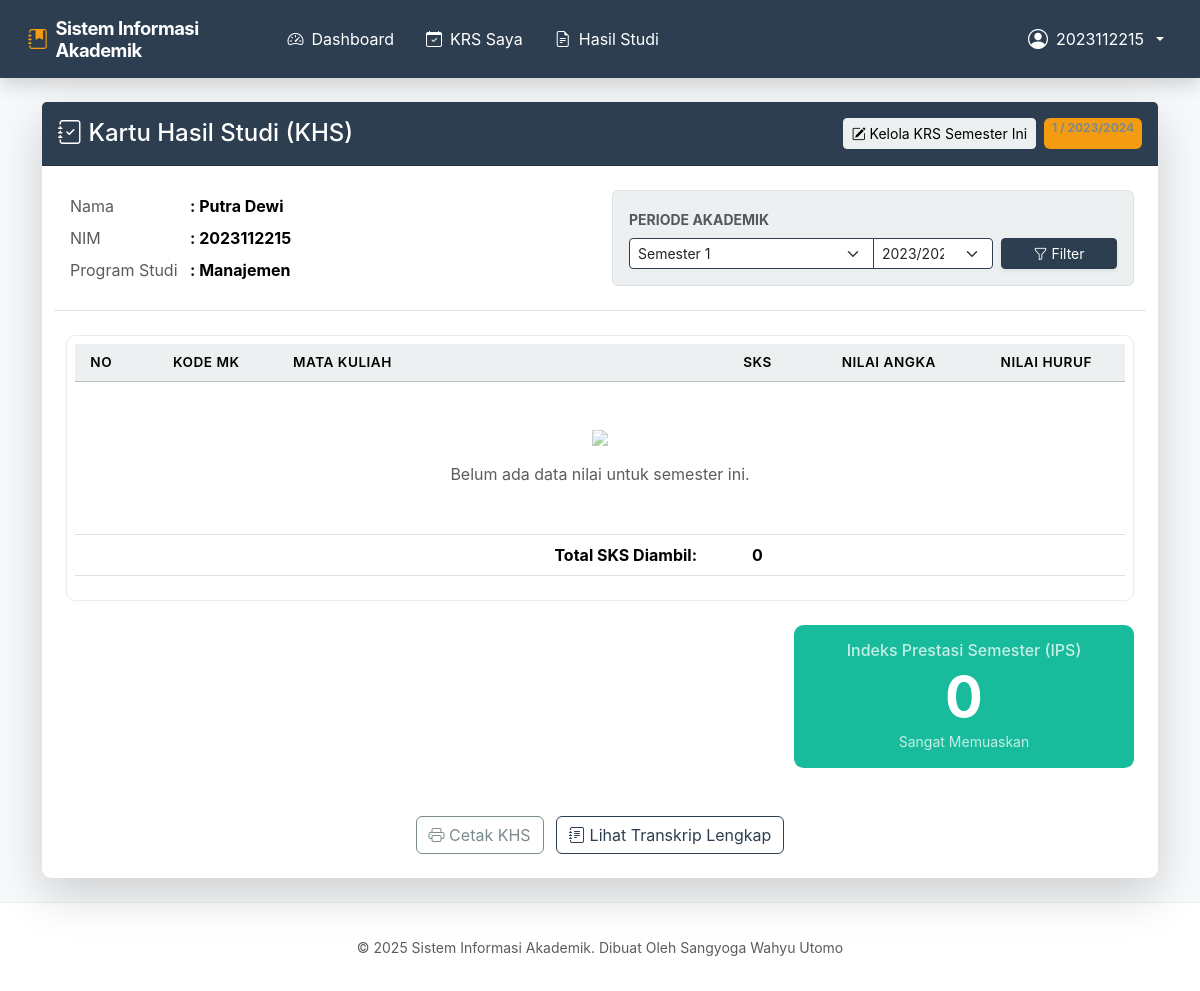
The app's page /mahasiswa/khs (signed in) with its own data.
### tables this page shows
CREATE TABLE tbMahasiswa (
            nim TEXT PRIMARY KEY, 
            nama TEXT NOT NULL, 
            alamat TEXT,
            prodi TEXT,
            fakultas TEXT
        , telepon TEXT);

### routes/mahasiswa.py (the view)
@mahasiswa_bp.route('/mahasiswa/khs')
def lihat_khs():
    if not session.get('logged_in'):
        return redirect(url_for('auth.login'))
    conn = get_db()
    if session.get('role') in ['Admin Sistem', 'Dosen']:
        nim = request.args.get('nim')
        if not nim:
            flash('NIM harus ditentukan.', 'warning')
            return redirect(url_for('general.index'))
    else:
        nim = session.get('username')
    semester = request.args.get('semester', 1, type=int)
    tahun = request.args.get('tahun', '2023/2024')
    data_khs = repo.ambil_khs(conn, nim, semester, tahun)
    mahasiswa = repo.cari_by_nim(conn, nim)
    total_sks = 0
    total_bobot = 0
    bobot_map = {'A': 4, 'B': 3, 'C': 2, 'D': 1, 'E': 0}
    for mk in data_khs:
        if mk['nilai_huruf']:
            sks = mk['sks']
            bobot = bobot_map.get(mk['nilai_huruf'], 0)
            total_sks += sks
            total_bobot += (sks * bobot)
    ips = 0 if total_sks == 0 else round(total_bobot / total_sks, 2)
    return render_template('khs.html',
                           mahasiswa=mahasiswa,
                           data=data_khs,
                           semester=semester,
                           tahun=tahun,
                           ips=ips)

### app.py (called while the page is built, shortened)
@app.context_processor
def inject_totals():
    return dict(nav_total_pending=0)

@app.teardown_appcontext
def close_connection(exception):
    repo.close_connection(exception)

### repository.py (called while the page is built)
def get_db():
    db = getattr(g, '_database', None)
    if db is None:
        db = g._database = sqlite3.connect(DATABASE_NAME)
        db.row_factory = sqlite3.Row
    return db

def close_connection(exception):
    db = getattr(g, '_database', None)
    if db is not None:
        db.close()

def cari_by_nim(conn, nim):
    cursor = conn.cursor()
    cursor.execute("SELECT * FROM tbMahasiswa WHERE nim=?", (nim,))
    return cursor.fetchone()

def ambil_khs(conn, nim, semester, tahun_ajaran):
    return ambil_krs_mahasiswa(conn, nim, semester, tahun_ajaran)

def ambil_krs_mahasiswa(conn, nim, semester, tahun_ajaran):
    cursor = conn.cursor()
    query = """
        SELECT k.id, k.nim, k.kode_matkul, k.semester, k.tahun_ajaran,
               m.nama_matkul, m.sks, k.nilai_angka, k.nilai_huruf
        FROM tbKRS k
        JOIN tbMatakuliah m ON k.kode_matkul = m.kode_matkul
        WHERE k.nim = ? AND k.semester = ? AND k.tahun_ajaran = ?
    """
    cursor.execute(query, (nim, semester, tahun_ajaran))
    return cursor.fetchall()

### routes/general.py (called while the page is built)
def get_db():
    return repo.get_db()

### templates/khs.html (shortened to what this page needs)
{% extends 'base.html' %}
{% block content %}
<div class="row">
    <div class="col-md-12">
        <div class="card shadow-lg border-0">
            <div class="card-header bg-primary text-white py-3">
                <div class="d-flex justify-content-between align-items-center">
                    <h4 class="mb-0"><i class="bi bi-journal-check"></i> Kartu Hasil Studi (KHS)</h4>
                    <div class="d-flex gap-2">
                        <a href="{{ url_for('mahasiswa.manage_krs', nim=mahasiswa['nim'], semester=semester, tahun_ajaran=tahun) }}"
                            class="btn btn-sm btn-light no-print">
                            <i class="bi bi-pencil-square"></i> Kelola KRS Semester Ini
                        </a>
                        <span class="badge bg-warning text-dark">{{ semester }} / {{ tahun }}</span>
                    </div>
                </div>
            </div>
            <div class="card-body p-4">
                <div class="row mb-4 border-bottom pb-4">
                    <div class="col-md-6">
                        <table class="table table-sm table-borderless mb-0">
                            <tr>
                                <td width="120" class="text-muted">Nama</td>
                                <td class="fw-bold">: {{ mahasiswa['nama'] }}</td>
                            </tr>
                            <tr>
                                <td class="text-muted">NIM</td>
                                <td class="fw-bold">: {{ mahasiswa['nim'] }}</td>
                            </tr>
                            <tr>
                                <td class="text-muted">Program Studi</td>
                                <td class="fw-bold">: {{ mahasiswa['prodi'] }}</td>
                            </tr>
                        </table>
                    </div>
                    <div class="col-md-6">
                        <div class="bg-light p-3 rounded border">
                            <form method="GET" action="{{ url_for('mahasiswa.lihat_khs') }}"
                                class="row g-2 align-items-end">
                                <div class="col-9">
                                    <label class="form-label small text-muted text-uppercase fw-bold">Periode
                                        Akademik</label>
                                    <div class="input-group input-group-sm">
                                        <select name="semester" class="form-select border-primary">
                                            {% for i in range(1, 9) %}
                                            <option value="{{ i }}" {% if semester==i %}selected{% endif %}>Semester {{
                                                i }}</option>
                                            {% endfor %}
                                        </select>
                                        <select name="tahun" class="form-select border-primary"
                                            style="max-width: 120px;">
                                            <option value="2023/2024" {% if tahun=='2023/2024' %}selected{% endif %}>
                                                2023/2024</option>
                                        </select>
                                    </div>
                                </div>
                                <div class="col-3">
                                    <label class="form-label small text-muted d-block">&nbsp;</label>
                                    <button type="submit" class="btn btn-primary btn-sm w-100 shadow-sm">
                                        <i class="bi bi-funnel"></i> Filter
                                    </button>
                                </div>
                            </form>
                        </div>
                    </div>
                </div>
                <div class="table-responsive">
                    <table class="table table-hover align-middle">
                        <thead class="table-light text-center">
                            <tr>
                                <th width="5%">No</th>
                                <th width="15%">Kode MK</th>
                                <th width="40%" class="text-start">Mata Kuliah</th>
                                <th width="10%">SKS</th>
                                <th width="15%">Nilai Angka</th>
                                <th width="15%">Nilai Huruf</th>
                            </tr>
                        </thead>
                        <tbody>
                            {% set ns = namespace(total_sks=0) %}
                            {% for row in data %}
                            {% set ns.total_sks = ns.total_sks + row['sks'] %}
                            <tr>
                                <td class="text-center">{{ loop.index }}</td>
                                <td class="text-center">{{ row['kode_matkul'] }}</td>
                                <td class="fw-bold">{{ row['nama_matkul'] }}</td>
                                <td class="text-center">{{ row['sks'] }}</td>
                                <td class="text-center text-muted">
                                    {{ "{:.2f}".format(row['nilai_angka']) if row['nilai_angka'] is not none else '-' }}
                                </td>
                                <td class="text-center">
                                    {% if row['nilai_huruf'] == 'A' %}
                                    <span class="badge bg-success w-50">A</span>
                                    {% elif row['nilai_huruf'] == 'B' %}
                                    <span class="badge bg-primary w-50">B</span>
                                    {% elif row['nilai_huruf'] == 'C' %}
                                    <span class="badge bg-warning text-dark w-50">C</span>
                                    {% elif row['nilai_huruf'] == 'D' %}
                                    <span class="badge bg-danger w-50">D</span>
                                    {% elif row['nilai_huruf'] == 'E' %}
                                    <span class="badge bg-dark w-50">E</span>
                                    {% else %}
                                    <span class="text-muted">-</span>
                                    {% endif %}
                                </td>
                            </tr>
                            {% else %}
                            <tr>
                                <td colspan="6" class="text-center py-5 text-muted">
                                    <img src="https://cdn-icons-png.flaticon.com/512/7486/7486744.png" width="64"
                                        class="mb-3 opacity-50">
                                    <p class="mb-0">Belum ada data nilai untuk semester ini.</p>
                                </td>
                            </tr>
                            {% endfor %}
                        </tbody>
                        <tfoot class="bg-light">
                            <tr>
                                <td colspan="3" class="text-end fw-bold">Total SKS Diambil:</td>
                                <td class="text-center fw-bold">{{ ns.total_sks }}</td>
                                <td colspan="2"></td>
                            </tr>
                        </tfoot>
                    </table>
                </div>
                <div class="row mt-4 justify-content-end">
                    <div class="col-md-4">
                        <div class="card bg-success text-white border-0 text-center py-3">
                            <h6 class="mb-1 opacity-75">Indeks Prestasi Semester (IPS)</h6>
                            <h1 class="display-4 fw-bold mb-0">{{ ips }}</h1>
                            <small class="opacity-75">Sangat Memuaskan</small>
                        </div>
                    </div>
                </div>
                <div class="text-center mt-5 no-print">
                    <a href="{{ url_for('mahasiswa.cetak_khs', nim=mahasiswa['nim'], semester=semester, tahun=tahun) }}"
                        target="_blank" class="btn btn-outline-dark me-2">
                        <i class="bi bi-printer"></i> Cetak KHS
                    </a>
                    <a href="{{ url_for('mahasiswa.transkrip_nilai', nim=mahasiswa['nim']) }}"
                        class="btn btn-outline-primary">
                        <i class="bi bi-journal-text"></i> Lihat Transkrip Lengkap
                    </a>
                </div>
            </div>
        </div>
    </div>
</div>
{% endblock %}

### static/css/style.css (style rules this page uses)
:root { --bs-primary: #2c3e50; --bs-success: #18bc9c; --bs-info: #3498db; --bs-danger: #e74c3c; }
.card { transition: transform 0.2s ease, box-shadow 0.2s ease; border-radius: 0.6rem; border: none; }
body { background-color: #f8f9fa; display: flex; flex-direction: column; min-height: 100vh; font-family: 'Inter', -apple-system, BlinkMacSystemFont, "Segoe UI", Roboto, Helvetica, Arial, sans-serif; }
.table-responsive { background-color: white; border-radius: 0.6rem; padding: 0.5rem; border: 1px solid #e9ecef; box-shadow: 0 2px 5px rgba(0, 0, 0, 0.02); }
.table thead th { font-size: 0.85rem; text-transform: uppercase; letter-spacing: 0.5px; font-weight: 600; border-top: none; }

### records on screen
tbMahasiswa: nama "Putra Dewi", nim "2023112215", prodi "Manajemen"

### other values on screen
{{ session.get('username') }} "2023112215"
{{ semester }} "1"
{{ tahun }} "2023/2024"
{{ ns.total_sks }} "0"
{{ ips }} "0"
